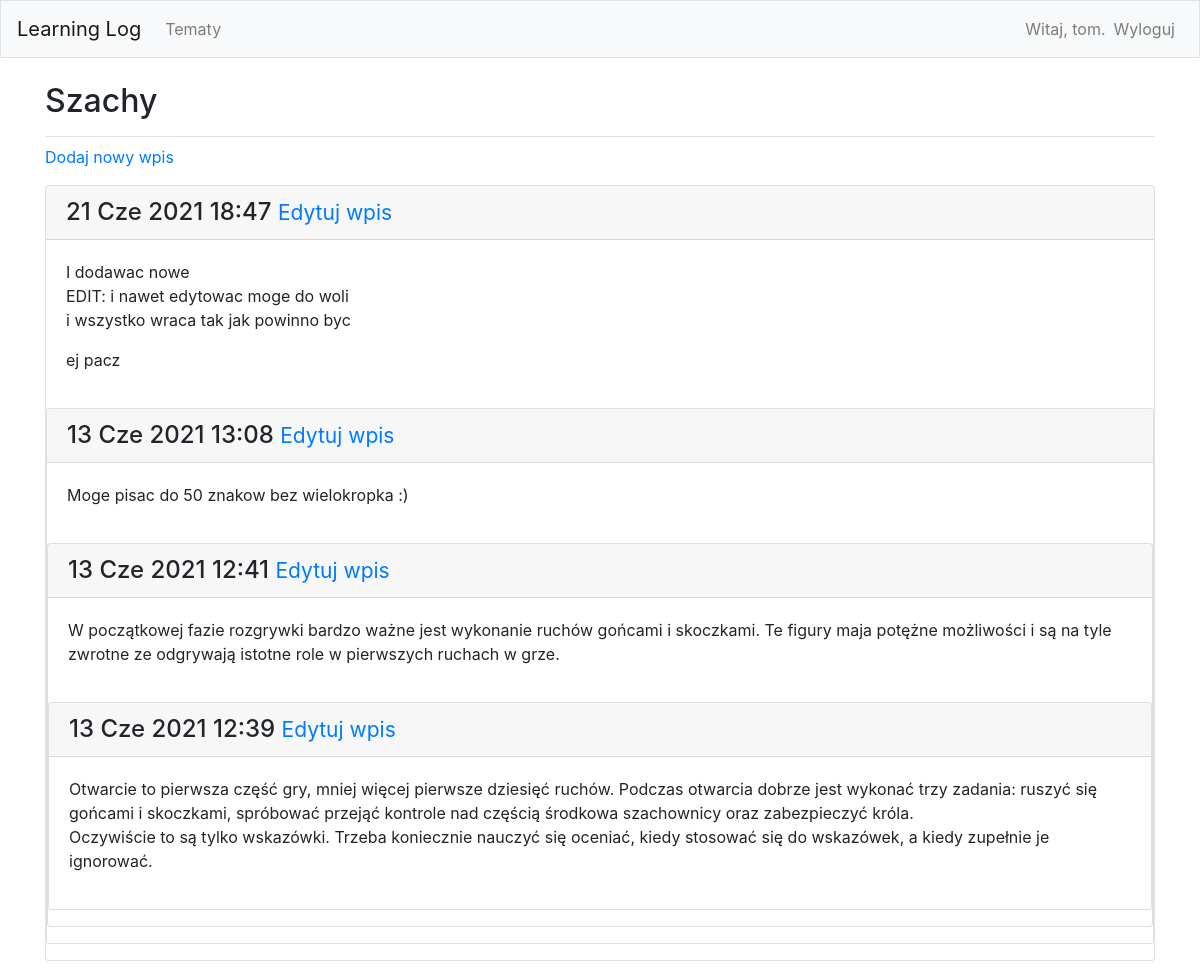
/topics/1/ (signed in), run on the app's committed database.
### learning_logs/models.py (models this page shows, shortened)
class Topic(models.Model):
    text = models.CharField(max_length=200)
    date_added = models.DateTimeField(auto_now_add=True)
    owner = models.ForeignKey(User, on_delete=models.CASCADE)
    def __str__(self):
        return self.text

class Entry(models.Model):
    topic = models.ForeignKey(Topic, on_delete=models.CASCADE)
    text = models.TextField()
    data_added = models.DateTimeField(auto_now_add=True)
    class Meta:
        verbose_name_plural = 'entries'

### learning_logs/views.py (the view)
# urls.py: path('topics/<int:topic_id>/', views.topic, name='topic'),
def topic(request, topic_id):
    topic = Topic.objects.get(id=topic_id)
    entries = topic.entry_set.order_by('-data_added')
    context = {'topic' : topic, 'entries' : entries}
    return render(request, 'learning_logs/topic.html', context)

### learning_logs/templates/learning_logs/topic.html
{% extends 'learning_logs/base.html' %}
{% block page_header %}
    <h2> {{ topic }} </h2>
{% endblock page_header %}
{% block content %}
    <p>
        <a href="{% url 'learning_logs:new_entry' topic.id %}">Dodaj nowy wpis</a>
    </p>
    {% for entry in entries %}
        <div class="card mb-3">
            <h4 class="card-header">
                {{ entry.data_added|date:'d M Y H:i' }}
                    <small><a href=" {% url 'learning_logs:edit_entry' entry.id %}">Edytuj wpis</a></small>
                </h4>
                <div class="card-body">
                    {{ entry.text|linebreaks }}
                </div>
    {% empty %}
        Nie ma jeszcze żadnego wpisu dla tego tematu.
    {% endfor %}
{% endblock content %}

### learning_logs/templates/learning_logs/base.html (shortened to what this page needs)
{% load bootstrap4 %}
<!doctype html>
<html lang="pl">
    <head>
        {% bootstrap_css %}
    </head>
    <body>
        <nav class="navbar navbar-expand-md navbar-light bg-light mb-4 border">
            <a class="navbar-brand" href ="{% url 'learning_logs:index'%}" >
                Learning Log</a>
        <div class="collapse navbar-collapse" id="navbarCollapse">
            <ul class="navbar-nav mr-auto">
                <li class="nav-item">
                    <a class="nav-link" href="{% url 'learning_logs:topics' %}">
                        Tematy</a></li>
            </ul>
            <ul class="navbar-nav ml-auto">
                {% if user.is_authenticated %}
                    <li class="nav-item">
                        <span class="navbar-text"> Witaj, {{ user.username }}.</span>
                    </li>
                    <li class="nav-item">
                        <a class="nav-link" href=" {% url 'users:logout' %}"> Wyloguj</a>
                    </li>
                {% endif %}
            </ul>
        </div>
    </nav>
    <main role="main" class="container">
        <div class="pb-2 mb-2 border-bottom">
            {% block page_header %} {% endblock page_header %}
        </div>
        <div>
            {% block content %} {% endblock content %}
        </div>
    </main>
</body>
</html>

### data on the page
Topic: text "Szachy"
Entry: data_added "21 Cze 2021 18:47", text "I dodawac nowe EDIT: i nawet edytowac moge do woli i wszystko wraca tak jak powinno byc ej pacz"
Entry: data_added "13 Cze 2021 13:08", text "Moge pisac do 50 znakow bez wielokropka :)"
Entry: data_added "13 Cze 2021 12:41", text "W początkowej fazie rozgrywki bardzo ważne jest wykonanie ruchów gońcami i skoczkami. Te figury maja potężne możliwości i są na tyle zwrotne ze odgrywają istotne role w pierwszych ruchach w grze."
Entry: data_added "13 Cze 2021 12:39", text "Otwarcie to pierwsza część gry, mniej więcej pierwsze dziesięć ruchów. Podczas otwarcia dobrze jest wykonać trzy zadania: ruszyć się gońcami i skoczkami, spróbować przejąć kontrole nad częścią środkowa szachownicy oraz zabezpieczyć króla. Oczywiście to są tylko wskazówki. Trzeba koniecznie nauczyć się oceniać, kiedy stosować się do wskazówek, a kiedy zupełnie je ignorować."

### other printed values
{{ user.username }} "tom"
